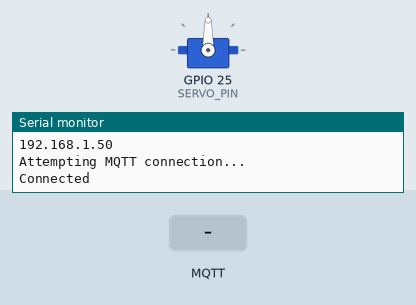
Recording of a sketch running on a simulated ESP32. Parts: servo, the last lines printed to the serial monitor. The inputs (shaded band) are chosen by the test bench. WiFi joins after 1.5 s; servers stay silent unless stated; no MQTT or app messages arrive unless stated.

Above: at 2.7 s.
2.8 s: MQTT message "5" arrives on the first subscribed topic
At 3.5 s:
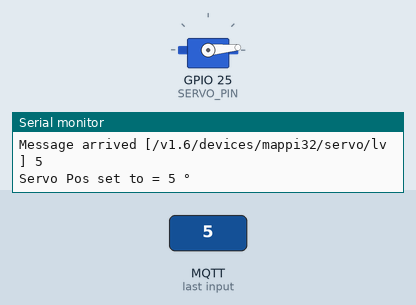
4.3 s: MQTT message "on" arrives on the first subscribed topic
5.8 s: MQTT message "5" arrives on the first subscribed topic
At 7.0 s:
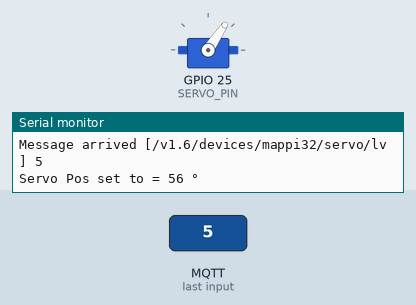
7.3 s: MQTT message "200" arrives on the first subscribed topic
At 8.1 s:
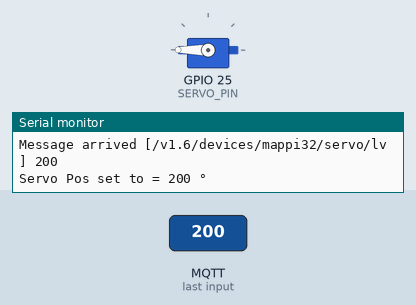
8.8 s: MQTT message "90" arrives on the first subscribed topic
At 9.3 s:
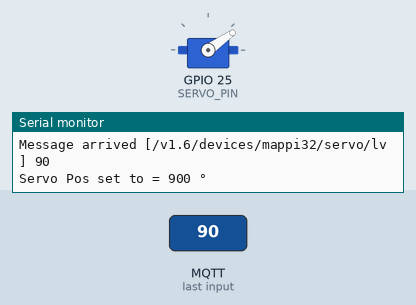
10.3 s: MQTT message "1" arrives on the first subscribed topic
At 11.6 s:
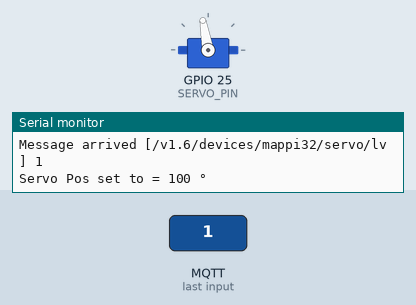
Timing chart, 0 to 12.8 s (numbered marks = the images above; inputs shaded):
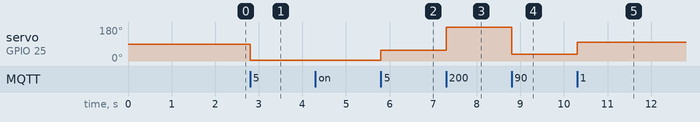

The sketch:

Mappi32_Servo_Ubidots_MQTT.ino
```cpp
#include <WiFi.h>
#include <PubSubClient.h>

#define WIFISSID "SSID"                           // Nama Hotspot / WiFi
#define PASSWORD "SSIDPASSWORD"                   // Password WiFi
#define TOKEN "XXXX-xxxxxxxxxxxxxxxxxxxxxxxx"   // Ubidots TOKEN
#define MQTT_CLIENT_NAME "mappi32"

#define VARIABLE_LABEL "servo"                    // Variabel Label
#define DEVICE_LABEL "mappi32"                    // Device Label

char mqttBroker[]  = "industrial.api.ubidots.com";
char payload[100];
char topic[150];

#include <Servo.h>
#define SERVO_PIN 25

Servo servo;


WiFiClient ubidots;
PubSubClient client(ubidots);
long lastMsg = 0;

void callback(char* topic, byte* payload, unsigned int length) {
  char sub_payload[64];
  int servoPos;
  Serial.print("Message arrived [");
  Serial.print(topic);
  Serial.print("] ");
  for (int i = 0; i < length; i++) {
    Serial.print((char)payload[i]);
    sub_payload[i] =  (char)payload[i];
  }
  Serial.println();

  sscanf((char*)sub_payload, "%i", &servoPos);
  String buf = "Servo Pos set to = " + String(servoPos) + " °";
  Serial.println(buf);
  servo.write(servoPos);
  delay(15);
}

void reconnect() {
  // Loop until we're reconnected
  while (!client.connected()) {
    Serial.println("Attempting MQTT connection...");

    // Attemp to connect
    if (client.connect(MQTT_CLIENT_NAME, TOKEN, "")) {
      Serial.println("Connected");
    } else {
      Serial.print("Failed, rc=");
      Serial.print(client.state());
      Serial.println(" try again in 2 seconds");
      delay(2000);
    }
  }
}


void setup() {
  servo.attach(SERVO_PIN);
  Serial.begin(115200);
  WiFi.begin(WIFISSID, PASSWORD);
  Serial.println();
  Serial.print("Wait for WiFi...");

  while (WiFi.status() != WL_CONNECTED) {
    Serial.print(".");
    delay(500);
  }

  Serial.println("");
  Serial.println("WiFi Connected");
  Serial.println("IP address: ");
  Serial.println(WiFi.localIP());
  client.setServer(mqttBroker, 1883);
  client.setCallback(callback);
  sprintf(topic, "/v1.6/devices/%s/%s/lv", DEVICE_LABEL, VARIABLE_LABEL);
}

void loop() {
  if (!client.connected()) {
    reconnect();
  }
  client.loop();

  long now = millis();
  if (now - lastMsg > 1000) {
    lastMsg = now;
    client.subscribe(topic);
  }
}
```

Measured:
- after the input at 2.8 s, servo on GPIO 25 (SERVO_PIN): 90° → 5° at once
- after the input at 5.8 s, servo on GPIO 25 (SERVO_PIN): 5° → 56° at once
- after the input at 7.3 s, servo on GPIO 25 (SERVO_PIN): 56° → 180° at once
- after the input at 8.8 s, servo on GPIO 25 (SERVO_PIN): 180° → 35° at once
- after the input at 10.3 s, servo on GPIO 25 (SERVO_PIN): 35° → 100° at once
